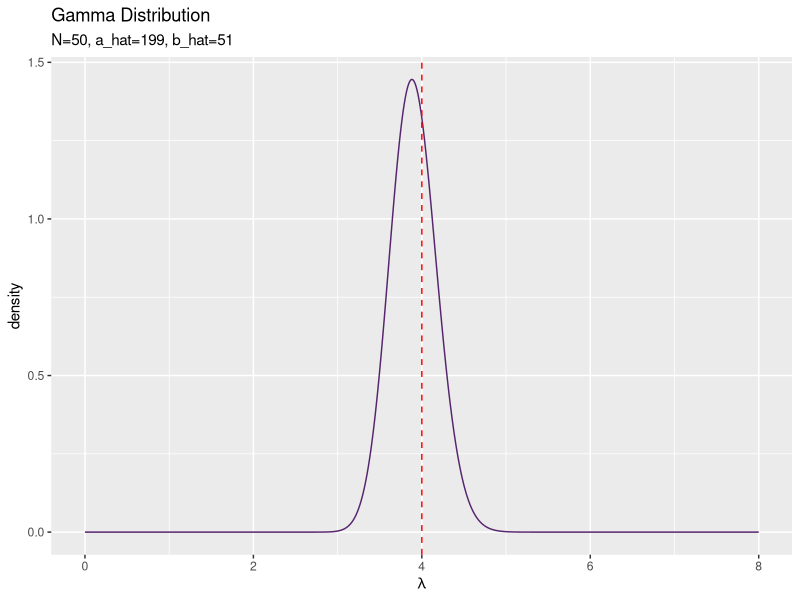
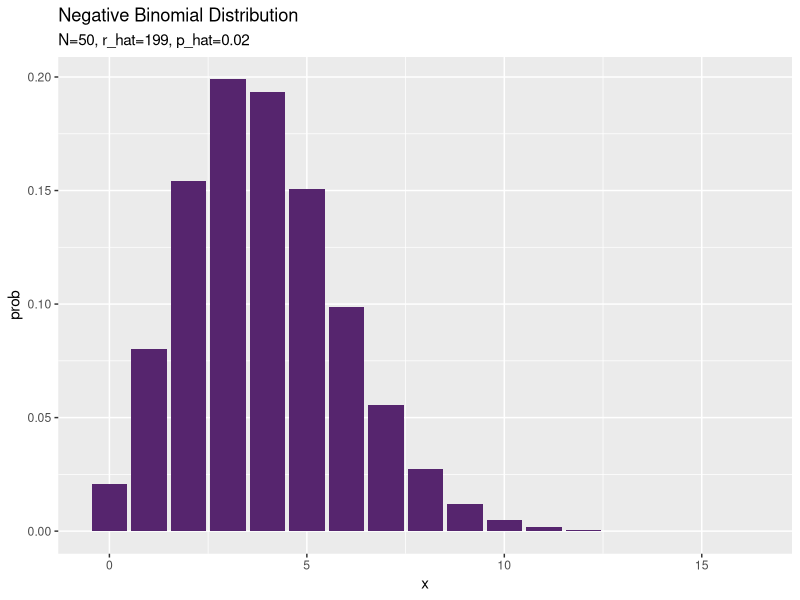

Source code (R) for these figures, in order: (Note: this script raises an error after producing the figures.)

# 3.2.3 ポアソン分布の学習と予測 ---------------------------------------------------------

# 3.2.3 事後分布 --------------------------------------------------------------


# 利用パッケージ
library(tidyverse)


## パラメータの初期値を設定
# 観測モデルのパラメータ
lambda_truth <- 4

# 事前分布のパラメータ
a <- 1
b <- 1

# 試行回数
N <- 50


# ポアソン分布に従うデータを生成
x_n <- rpois(n = N ,lambda = lambda_truth)

# 観測データを確認
x_n_df <- x_n %>% 
  table() %>% 
  as_tibble()
colnames(x_n_df) <- c("n", "x")
x_n_df$n <- as.numeric(x_n_df$n)
x_n_df


# 事後分布のパラメータを計算
a_hat <- sum(x_n) + a
b_hat <- N + b

# 事後分布を計算
posterior_df <- tibble(
  lambda = seq(0, 2 * lambda_truth, by = 0.001),  # 作図用の値
  C_G = a_hat * log(b_hat) - lgamma(a_hat),   # 正規化項(対数)
  density = exp(C_G + (a_hat - 1) * log(lambda) - b_hat * lambda) # 確率密度
)


# 作図
ggplot(posterior_df, aes(lambda, density)) + 
  geom_line(color = "#56256E") + # 折れ線グラフ
  geom_vline(aes(xintercept = lambda_truth), 
             color = "red", linetype = "dashed") + # 垂直線
  labs(title = "Gamma Distribution", 
       subtitle = paste0("N=", N, ", a_hat=", a_hat, ", b_hat=", b_hat), 
       x = expression(lambda)) # ラベル



# 3.2.3 予測分布 --------------------------------------------------------------


# 予測分布のパラメータを計算
r_hat <- a_hat
p_hat <- 1 / (b_hat + 1)

#r_hat <- sum(x_n) + a
#p_hat <- 1 / (N + 1 + b)

# 予測分布を計算
predict_df <- tibble(
  x = seq(0, 4 * lambda_truth),  # 作図用の値
  C_NB = lgamma(x + r_hat) - lgamma(x + 1) - lgamma(r_hat), # 正規化項(対数)
  prob = exp(C_NB + r_hat * log(1 - p_hat) + x * log(p_hat)) # 確率
)


# 作図
ggplot(predict_df, aes(x, prob)) + 
  geom_bar(stat = "identity", position = "dodge", fill = "#56256E") + # 棒グラフ
  labs(title = "Negative Binomial Distribution", 
       subtitle = paste0("N=", N, ", r_hat=", r_hat, ", p_hat=", round(p_hat, 2))) # ラベル


# 3.2.3 gif ---------------------------------------------------------------


# 利用パッケージ
library(tidyverse)
library(gganimate)


## パラメータの初期値を設定
# 観測モデルのパラメータ
lambda_truth <- 4

# 事前分布のパラメータ
a <- 1
b <- 1

# 試行回数
N <- 50


# 事前分布を計算
posterior_df <- tibble(
  lambda = seq(0, 2 * lambda_truth, by = 0.001),  # 作図用の値
  C_G = a * log(b) - lgamma(a),   # 正規化項(対数)
  density = exp(C_G + (a - 1) * log(lambda) - b * lambda), # 確率密度
  N = 0 # 試行回数
)


# 初期値による予測分布のパラメータを計算
r <- a
p <- 1 / (b + 1)

# 初期値による予測分布を計算
predict_df <- tibble(
  x = seq(0, 4 * lambda_truth),  # 作図用の値
  C_NB = lgamma(x + r) - lgamma(x + 1) - lgamma(r), # 正規化項(対数)
  prob = exp(C_NB + r * log(1 - p) + x * log(p)), # 確率
  N = 0 # 試行回数
)


# パラメータを推定
x_n <- rep(0, N) # 受け皿
for(n in 1:N){
  
  # ポアソン分布に従うデータを生成
  x_n[n] <- rpois(n = 1 ,lambda = lambda_truth)
  
  
  # ハイパーパラメータを更新
  a <- sum(x_n[n] * 1) + a
  b <- 1 + b
  
  # 事後分布を推定
  tmp_posterior_df <- tibble(
    lambda = seq(0, 2 * lambda_truth, by = 0.001),  # 作図用のlamndaの値
    C_G = a * log(b) - lgamma(a),   # 正規化項(対数)
    density = exp(C_G + (a - 1) * log(lambda) - b * lambda), # 確率密度
    N = n # 試行回数
  )
  
  
  # 予測分布のパラメータを計算
  r <- a
  p <- 1 / (b + 1)
  
  # 予測分布を計算
  tmp_predict_df <- tibble(
    x = seq(0, 4 * lambda_truth),  # 作図用の値
    C_NB = lgamma(x + r) - lgamma(x + 1) - lgamma(r), # 正規化項(対数)
    prob = exp(C_NB + r * log(1 - p) + x * log(p)), # 確率
    N = n # 試行回数
  )
  
  
  # 結果を結合
  posterior_df <- rbind(posterior_df, tmp_posterior_df)
  predict_df <- rbind(predict_df, tmp_predict_df)
}

# 観測データを確認
table(x_n)


## 事後分布
# 作図
posterior_graph <- ggplot(posterior_df, aes(lambda, density)) + 
  geom_line(color = "#56256E") + # 折れ線グラフ
  geom_vline(aes(xintercept = lambda_truth), 
             color = "red", linetype = "dashed") + # 垂直線
  transition_manual(N) + # フレーム
  labs(title = "Gamma Distribution", 
       subtitle = "N= {current_frame}", 
       x = expression(lambda)) # ラベル

# 描画
animate(posterior_graph)


## 予測分布
# 作図
predict_graph <- ggplot(predict_df, aes(x, prob)) + 
  geom_bar(stat = "identity", position = "dodge", fill = "#56256E") + # 棒グラフ
  transition_manual(N) + # フレーム
  labs(title = "Negative Binomial Distribution", 
       subtitle = "N= {current_frame}") # ラベル

# 描画
animate(predict_graph)
